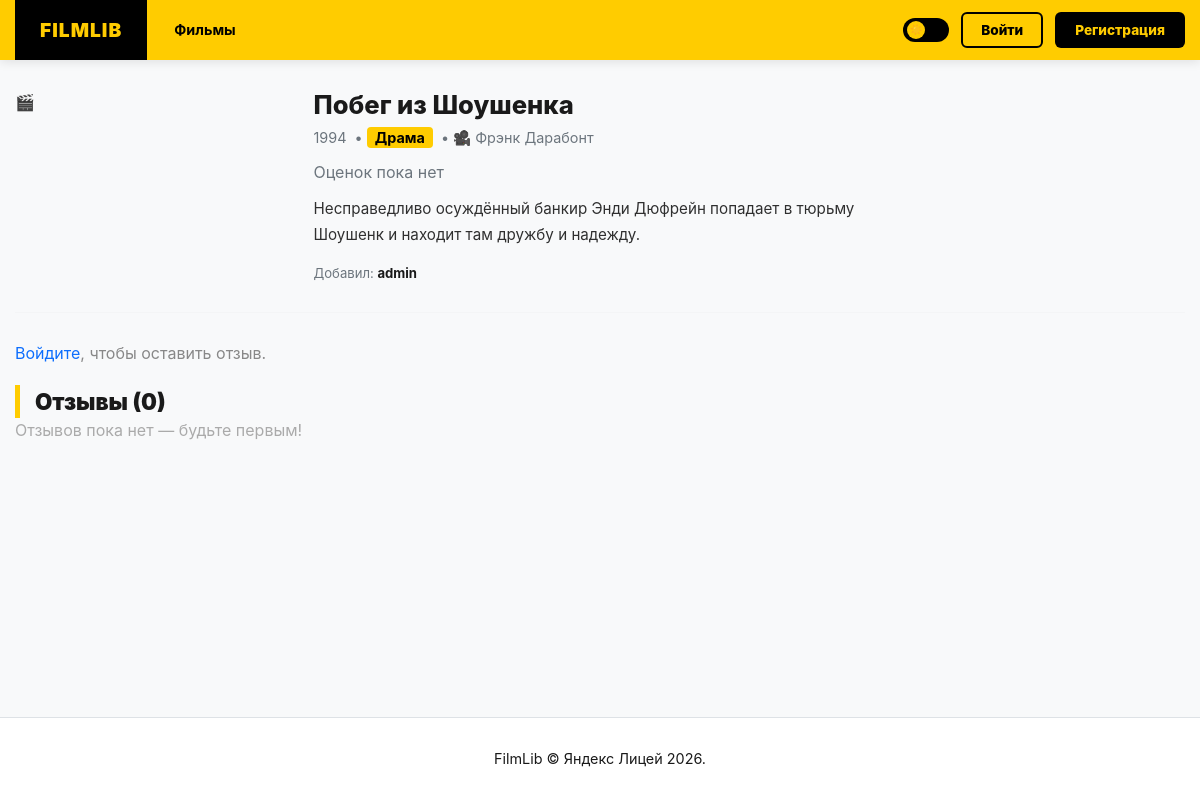
/film/1, run on the app's committed database.
### models/film.py (models this page shows, shortened)
class Film(db.Model):
    __tablename__ = 'films'
    id = db.Column(db.Integer, primary_key=True)
    title = db.Column(db.String(200), nullable=False, index=True)
    year = db.Column(db.Integer, nullable=False)
    director = db.Column(db.String(150), default='')
    description = db.Column(db.Text, default='')
    poster = db.Column(db.String(256), default='default_poster.jpg')
    genre_id = db.Column(db.Integer, db.ForeignKey('genres.id'), nullable=True)
    user_id = db.Column(db.Integer, db.ForeignKey('users.id'), nullable=False)
    created_at = db.Column(db.DateTime, default=datetime.utcnow)
    reviews = db.relationship('Review', backref='film', lazy='dynamic',
                              cascade='all, delete-orphan')
    def average_rating(self):
        reviews = self.reviews.all()
        if not reviews:
            return None
        return round(sum(r.rating for r in reviews) / len(reviews), 1)

class Genre(db.Model):
    __tablename__ = 'genres'
    id = db.Column(db.Integer, primary_key=True)
    name = db.Column(db.String(64), unique=True, nullable=False)
    films = db.relationship('Film', backref='genre', lazy='dynamic')

### models/user.py (models this page shows, shortened)
class User(UserMixin, db.Model):
    __tablename__ = 'users'
    id = db.Column(db.Integer, primary_key=True)
    username = db.Column(db.String(64), unique=True, nullable=False, index=True)
    email = db.Column(db.String(120), unique=True, nullable=False, index=True)
    password_hash = db.Column(db.String(256), nullable=False, default='')
    is_admin = db.Column(db.Boolean, default=False)
    avatar = db.Column(db.String(256), nullable=True)
    created_at = db.Column(db.DateTime, default=datetime.utcnow)
    films = db.relationship('Film', backref='author', lazy='dynamic',
                            cascade='all, delete-orphan')
    reviews = db.relationship('Review', backref='author', lazy='dynamic',
                              cascade='all, delete-orphan')

### app.py (the view)
@app.route('/film/<int:film_id>')
def film_detail(film_id):
    film = Film.query.get_or_404(film_id)
    reviews = Review.query.filter_by(film_id=film_id).order_by(Review.created_at.desc()).all()
    user_review = None
    if current_user.is_authenticated:
        user_review = Review.query.filter_by(film_id=film_id, user_id=current_user.id).first()
    avg = film.average_rating()
    return render_template('film_detail.html', film=film, reviews=reviews,
                           user_review=user_review, avg=avg)

### templates/film_detail.html (shortened to what this page needs)
{% extends 'base.html' %}
{% block content %}
<div class="row g-4">
    <div class="col-md-3 col-sm-4">
        {% if film.poster and film.poster != 'default_poster.jpg' %}
        <img src="{{ url_for('static', filename='uploads/' + film.poster) }}"
             alt="{{ film.title }}" class="detail-poster w-100">
        {% else %}
        <div class="detail-noposter">&#127916;</div>
        {% endif %}
    </div>
    <div class="col-md-9 col-sm-8">
        <h1 style="font-weight:800; font-size:1.6rem; margin-bottom:6px; color: var(--text-main);">{{ film.title }}</h1>
        <div style="color: var(--text-muted); font-size:.9rem; margin-bottom:12px;">
            {{ film.year }}
            {% if film.genre %}&nbsp;&bull;&nbsp;<span class="genre-tag" style="background: #ffcc00; color: #000; padding: 2px 8px; border-radius: 4px; font-weight: 700;">{{ film.genre.name }}</span>{% endif %}
            {% if film.director %}&nbsp;&bull;&nbsp;&#127909; {{ film.director }}{% endif %}
        </div>
        {% if avg %}
        <div class="d-flex align-items-center gap-3 mb-3">
            <div class="rating-badge" style="background: #ffcc00; color: #000; padding: 4px 12px; border-radius: 6px; font-weight: 800;">&#9733; {{ avg }}</div>
            <span style="color: var(--text-muted); font-size:.88rem;">из 10 &bull; {{ film.reviews.count() }} отзыв(ов)</span>
        </div>
        {% else %}
        <div style="color: var(--text-muted); margin-bottom:12px;">Оценок пока нет</div>
        {% endif %}
        {% if film.description %}
        <p style="color: var(--text-main); line-height:1.7; font-size:.95rem; max-width:600px; opacity: 0.9;">{{ film.description }}</p>
        {% endif %}
        <div style="color: var(--text-muted); font-size:.82rem; margin-top:10px;">
            Добавил: <strong style="color: var(--text-main);">{{ film.author.username }}</strong>
        </div>
    </div>
</div>
<hr style="border-color:#e8e8e8;margin:28px 0;">
{% if current_user.is_authenticated %}
    {% if not user_review %}
    <div style="background: var(--bg-card); border: 1px solid var(--border-color); border-radius: 8px; padding: 20px; margin-bottom: 24px; box-shadow: var(--shadow);">
        <div class="section-head">Оставить отзыв</div>
        <form method="post" action="{{ url_for('add_review', film_id=film.id) }}">
            <div class="row g-2 align-items-end">
                <div class="col-md-2 col-sm-3">
                    <label class="form-label">Оценка (1–10)</label>
                    <input type="number" name="rating" min="1" max="10" class="form-control" required>
                </div>
                <div class="col-md-8 col-sm-6">
                    <label class="form-label">Комментарий</label>
                    <input type="text" name="text" class="form-control" placeholder="Ваши впечатления...">
                </div>
                <div class="col-md-2 col-sm-3">
                    <button class="btn btn-yellow w-100">Отправить</button>
                </div>
            </div>
        </form>
    </div>
    {% else %}
    <div class="alert alert-warning mb-4">Вы уже оценили: <strong>{{ user_review.rating }}/10</strong></div>
    {% endif %}
{% else %}
<p style="color:#888;margin-bottom:20px;"><a href="{{ url_for('login') }}">Войдите</a>, чтобы оставить отзыв.</p>
{% endif %}
<div class="section-head">Отзывы ({{ reviews|length }})</div>
{% for r in reviews %}
<div class="review-box" style="background: var(--bg-card); border: 1px solid var(--border-color); border-radius: 8px; padding: 15px; margin-bottom: 15px;">
    <div class="d-flex justify-content-between align-items-center mb-1">
        <strong style="font-size:.92rem; color: var(--text-main);">{{ r.author.username }}</strong>
        <span class="review-score" style="color: #ffcc00; font-weight: 700;">&#9733; {{ r.rating }}/10</span>
    </div>
    {% if r.text %}<p style="margin:4px 0 0; font-size:.9rem; color: var(--text-main); opacity: 0.9;">{{ r.text }}</p>{% endif %}
    <small style="color: var(--text-muted);">{{ r.created_at.strftime('%d.%m.%Y') }}</small>
</div>
{% else %}
<p style="color:#aaa;">Отзывов пока нет — будьте первым!</p>
{% endfor %}
{% endblock %}

### templates/base.html (style rules this page uses)
:root { --bg-body: #f8f9fa; --bg-card: #ffffff; --bg-nav: #ffcc00; --text-main: #1a1a1a; --text-muted: #6c757d; --border-color: #dee2e6; --accent-color: #ffcc00; --nav-btn-text: #000000; --shadow: 0 4px 12px rgba(0,0,0,0.05); --link-color: #0d6efd; --input-bg: #ffffff; --input-text: #1a1a1a; }
body { background: var(--bg-body); color: var(--text-main); font-family: 'Inter', -apple-system, system-ui, sans-serif; transition: background 0.3s, color 0.3s; margin: 0; min-height: 100vh; display: flex; flex-direction: column; }
a { color: var(--link-color); text-decoration: none; transition: 0.2s; }
h1, h2, h3, h4, h5, h6, p, span, div, label, input, textarea, select { color: var(--text-main); }
.section-head { font-weight: 900; font-size: 1.4rem; border-left: 5px solid #ffcc00; padding-left: 15px; color: var(--text-main); }

### data on the page
Film: title "Побег из Шоушенка", year "1994", director "Фрэнк Дарабонт", description "Несправедливо осуждённый банкир Энди Дюфрейн попадает в тюрьму Шоушенк и находит там дружбу и надежду."
Genre: genre.name "Драма"
User: author.username "admin"

### other printed values
{{ reviews|length }} "0"
